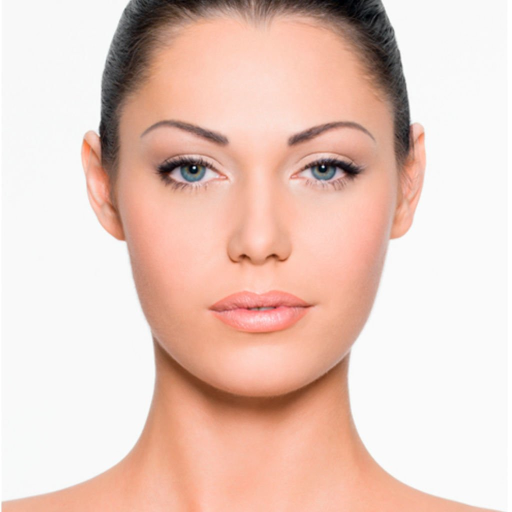
#> input picture TEMA 3/ACTIVIDAD 6 - TEMA 3/rostro.jpg, 1024 x 1024 px (shown at 1/2 size)
$ jupyter execute --allow-errors EJ6.3.ipynb
#> lines starting #> are read from the running program, lines starting #| are printed output that depends on the picture; after the words box and inside, x2 and y2 are one past the last pixel; in counts of white or black regions, pixels touching at a corner belong together
1.- Con las imágenes contenidas en la carpeta procésalas de manera que obtengan el siguiente resultado

[cell 1]
import cv2
import numpy as np
import matplotlib.pyplot as plt

img_pato = cv2.imread('pato.jpg')
img_puntos = cv2.imread('puntos.png', cv2.IMREAD_GRAYSCALE)
#> (the rest of this cell did not finish here and is left out)

2.- Cuenta cuantos objetos de cada color se encuentran en la imagen

detección de colores con HSV

[cell 2]
import cv2
import numpy as np
import matplotlib.pyplot as plt

rangos = {
    "Rojo": [(0, 120, 70), (10, 255, 255)],
    "Naranja": [(11, 150, 150), (20, 255, 255)],
    "Amarillo": [(21, 100, 100), (30, 255, 255)],
    "Verde": [(36, 100, 100), (86, 255, 255)],
    "Azul": [(94, 80, 2), (126, 255, 255)],
}

def conteo(img, bajo, alto):
    img_hsv = cv2.cvtColor(img, cv2.COLOR_BGR2HSV)
    mascara = cv2.inRange(img_hsv, np.array(bajo), np.array(alto))
    contornos, _ = cv2.findContours(mascara, cv2.RETR_EXTERNAL, cv2.CHAIN_APPROX_SIMPLE)
    return len(contornos), mascara

imagen = cv2.imread('colores.jpg')

plt.figure(figsize=(15, 10))

plt.subplot(2, 3, 1)
#> (the rest of this cell did not finish here and is left out)

detección de colores con RGB

[cell 3]
import cv2
import numpy as np
import matplotlib.pyplot as plt

rangos_rgb = {
    "Rojo": [(100, 0, 0), (255, 80, 80)],
    "Naranja": [(200, 80, 0), (255, 160, 50)],
    "Amarillo": [(180, 180, 0), (255, 255, 100)],
    "Verde": [(0, 100, 0), (80, 255, 80)],
    "Azul": [(0, 0, 150), (100, 100, 255)],
}


def conteo_rgb(img, bajo, alto):
    mascara = cv2.inRange(img, np.array(bajo, dtype=np.uint8), np.array(alto, dtype=np.uint8))
    contornos, _ = cv2.findContours(mascara, cv2.RETR_EXTERNAL, cv2.CHAIN_APPROX_SIMPLE)
    return len(contornos), mascara

imagen = cv2.imread('colores.jpg')
#> (the rest of this cell did not finish here and is left out)

3.- Estás trabajando en un proyecto de reconocimiento de rostros y necesitas detectar los bordes de las caras en las imágenes. Explique cómo aplicaría el operador de detección de bordes de Canny y aplícalo con un código en Python en jupyte

[cell 4]
import cv2
import matplotlib.pyplot as plt
import numpy as np

imagen = cv2.imread('rostro.jpg')
#> imagen is the input picture: shape (1024, 1024, 3); mean B, G, R 192.1, 202.9, 231.9
img_gray = cv2.cvtColor(imagen, cv2.COLOR_BGR2GRAY)
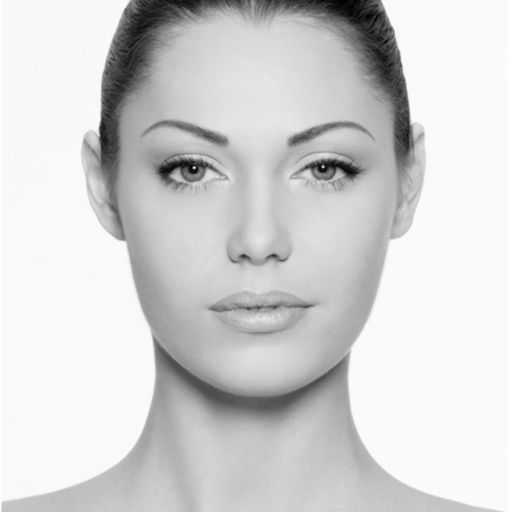
#> img_gray: shape (1024, 1024) (shown at 1/2 size); min 0, max 255, mean 210.4
blur = cv2.GaussianBlur(img_gray, (5, 5), 1.4)
bordes_canny = cv2.Canny(blur, 100, 200)
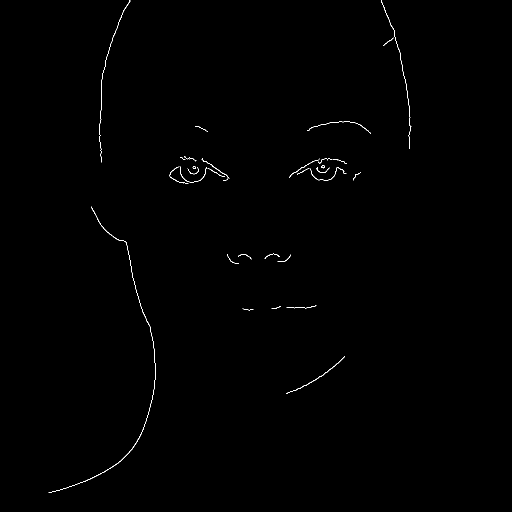
#> bordes_canny: shape (1024, 1024) (shown at 1/2 size); 0.29% white in thin lines or dots, all inside (x1, y1, x2, y2) = (97, 0, 823, 986)

plt.figure(figsize=(10, 5))
plt.subplot(1, 2, 1)
plt.title("Imagen original")
plt.imshow(cv2.cvtColor(imagen, cv2.COLOR_BGR2RGB))

plt.subplot(1, 2, 2)
plt.title("Canny")
plt.imshow(bordes_canny, cmap='gray')
plt.show()
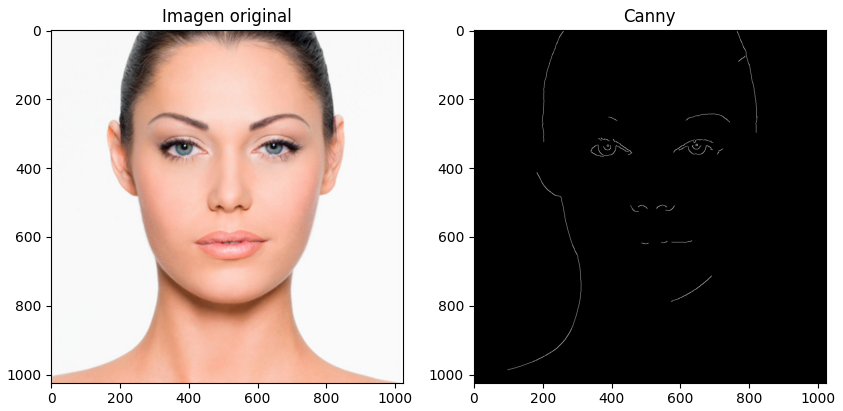
#> figure drawn by matplotlib, 2 panels

codigo de la página web
https://docs.opencv.org/4.x/da/d22/tutorial_py_canny.html

[cell 5]
import numpy as np
import cv2 as cv
from matplotlib import pyplot as plt

img = cv.imread('rostro.jpg', cv.IMREAD_GRAYSCALE)
#> img: shape (1024, 1024); min 0, max 255, mean 210.4
assert img is not None, "file could not be read, check with os.path.exists()"
edges = cv.Canny(img,100,200)
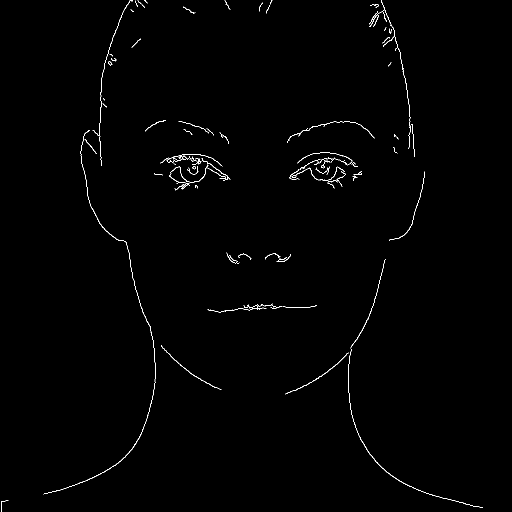
#> edges: shape (1024, 1024) (shown at 1/2 size); 0.64% white in thin lines or dots

plt.subplot(121),plt.imshow(img,cmap = 'gray')
plt.title('Original Image'), plt.xticks([]), plt.yticks([])
plt.subplot(122),plt.imshow(edges,cmap = 'gray')
plt.title('Edge Image'), plt.xticks([]), plt.yticks([])

plt.show()

$ run again, with TEMA 3/img1.jpeg copied over TEMA 3/ACTIVIDAD 6 - TEMA 3/rostro.jpg
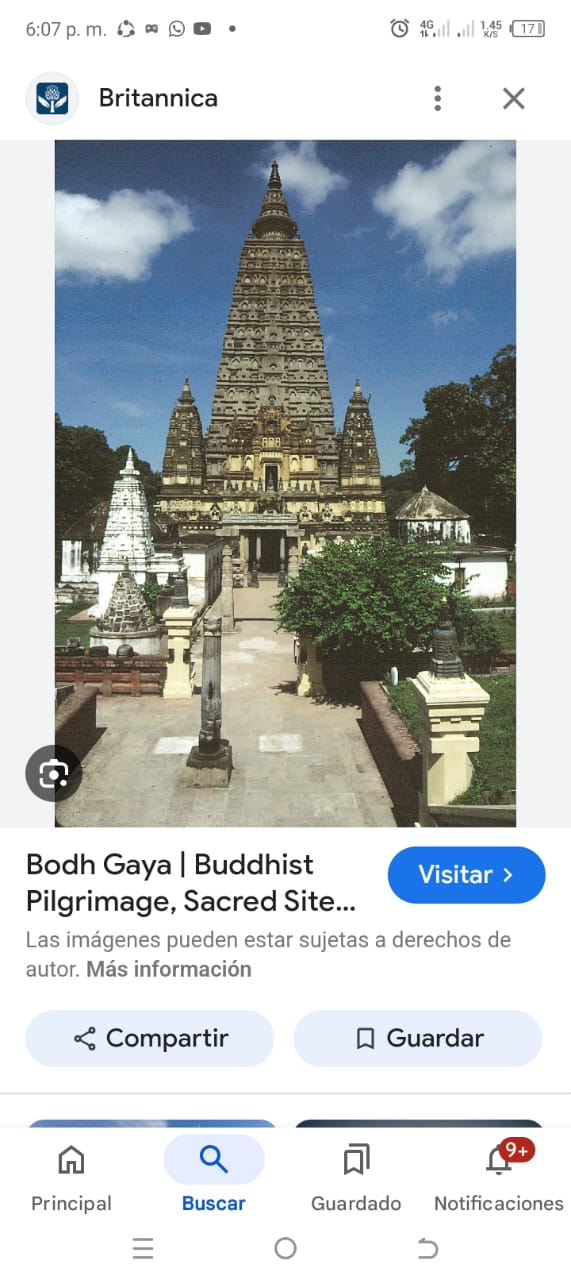
#> input picture TEMA 3/img1.jpeg, 571 x 1280 px
#> imagen is the input picture: shape (1280, 571, 3); mean B, G, R 191.4, 190.1, 185.1
#> `bordes_canny = cv2.Canny(blur, 100, 200)`:
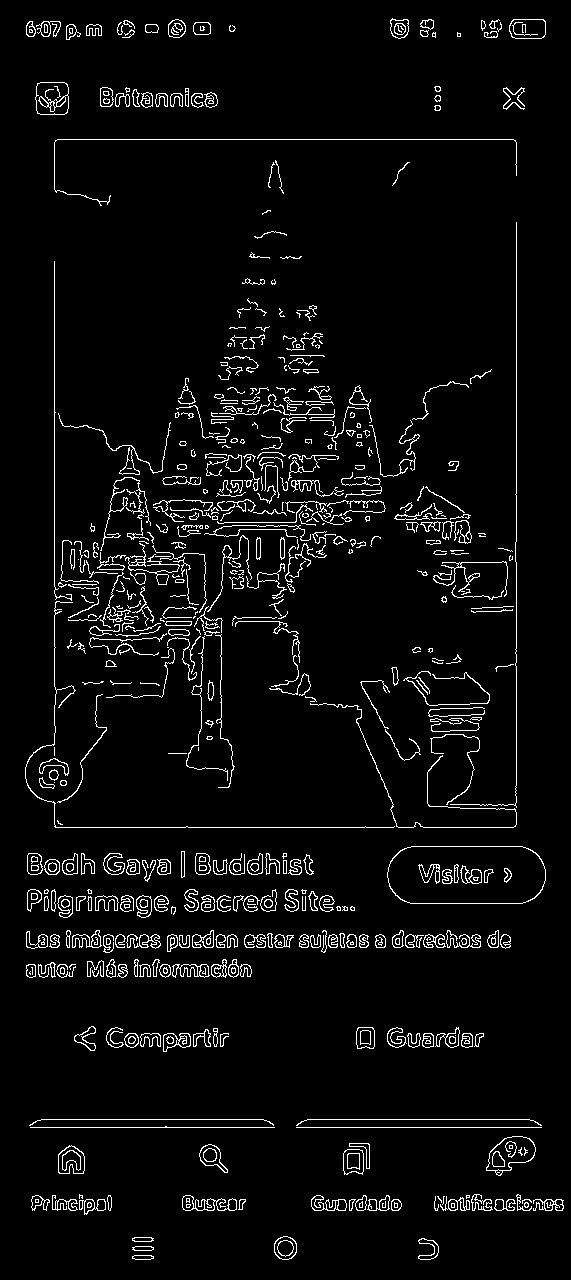
#> bordes_canny: shape (1280, 571); 4.5% white in thin lines or dots
#> `edges = cv.Canny(img,100,200)`:
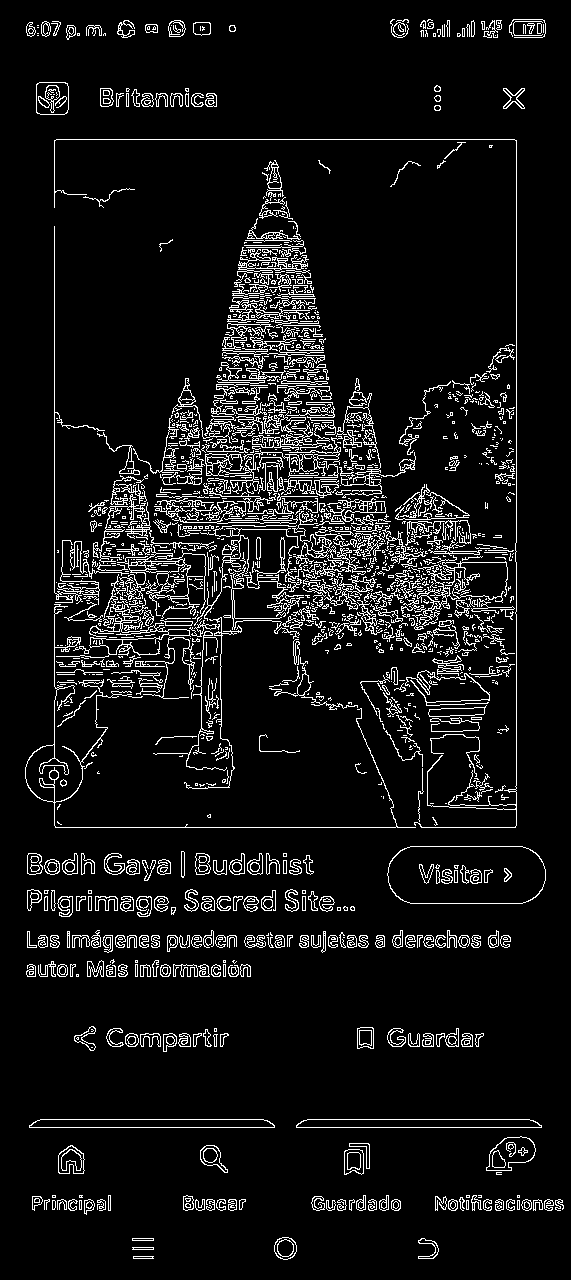
#> edges: shape (1280, 571); 7.7% white in thin lines or dots
